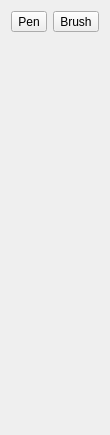
<?xml version="1.0" encoding="UTF-8"?>
<ui version="4.0">
 <class>Widgets::ToolbarWidget</class>
 <widget class="QWidget" name="Widgets::ToolbarWidget">
  <property name="geometry">
   <rect>
    <x>0</x>
    <y>0</y>
    <width>103</width>
    <height>435</height>
   </rect>
  </property>
  <property name="windowTitle">
   <string>Form</string>
  </property>
  <layout class="QVBoxLayout" name="verticalLayout">
   <item>
    <layout class="QGridLayout" name="gridLayout_2">
     <item row="0" column="2">
      <widget class="QToolButton" name="toolButton_2">
       <property name="text">
        <string>Brush</string>
       </property>
      </widget>
     </item>
     <item row="0" column="1">
      <widget class="QToolButton" name="penButton">
       <property name="text">
        <string>Pen</string>
       </property>
      </widget>
     </item>
     <item row="0" column="3">
      <spacer name="horizontalSpacer">
       <property name="orientation">
        <enum>Qt::Horizontal</enum>
       </property>
       <property name="sizeHint" stdset="0">
        <size>
         <width>0</width>
         <height>20</height>
        </size>
       </property>
      </spacer>
     </item>
    </layout>
   </item>
   <item>
    <spacer name="verticalSpacer">
     <property name="orientation">
      <enum>Qt::Vertical</enum>
     </property>
     <property name="sizeHint" stdset="0">
      <size>
       <width>20</width>
       <height>40</height>
      </size>
     </property>
    </spacer>
   </item>
  </layout>
 </widget>
 <resources/>
 <connections/>
</ui>
